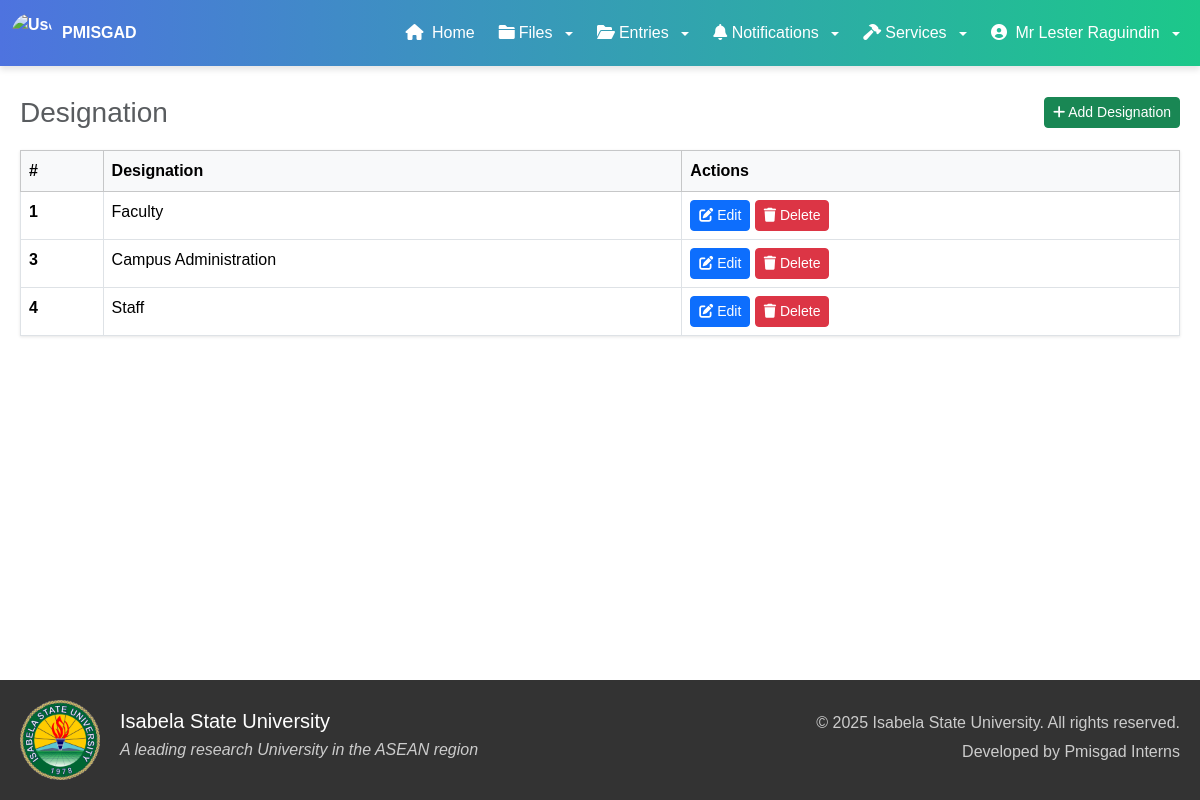
/admin/designation.php (signed in), run on the app's committed database.
### tables this page shows
CREATE TABLE `designation` (
  `designation_id` int(11) NOT NULL,
  `designation_name` varchar(50) NOT NULL
);

### admin/designation.php (the view, shortened to what this page needs)
<?php
include '../components/config.php';
?>
<!DOCTYPE html>
<html lang="en">
<head>
    <link href="https://cdnjs.cloudflare.com/ajax/libs/font-awesome/6.0.0-beta3/css/all.min.css" rel="stylesheet">
    <link href="https://cdnjs.cloudflare.com/ajax/libs/bootstrap/5.3.2/css/bootstrap.min.css" rel="stylesheet">
    <link rel="stylesheet" href="../styles/styles.css">
    <link rel="stylesheet" href="../styles/darkLight.css">
    <link rel="stylesheet" href="../styles/header_style.css">
</head>
<body>
    <?php include '../components/header_admin.php'; ?>
    <div class="container" style="margin-top: 30px;">
        <div class="header-section">
            <h3 class="card-title text-center text-muted">Designation</h3>
            <button class="btn btn-sm btn-success" data-bs-toggle="modal" data-bs-target="#addDesignationModal">
                <i class="fas fa-plus"></i> Add Designation
            </button>
        </div>
        <table class="table table-bordered table-hover">
            <thead class="table-light">
                <tr>
                    <th scope="col">#</th>
                    <th scope="col">Designation</th>
                    <th scope="col">Actions</th>
                </tr>
            </thead>
            <tbody>
                <?php
                $query = mysqli_query($con, "SELECT * FROM designation") or die(mysqli_error($con));
                if($query){
                    while($row = mysqli_fetch_assoc($query)){
                        echo '
                            <tr>
                                <th scope="row">'. $row['designation_id'] .'</th>
                                <td>'. $row['designation_name'] .'</td>
                                <td>
                                    <button class="btn btn-primary btn-sm edit-btn"
                                        data-bs-toggle="modal"
                                        data-bs-target="#editDesignationModal"
                                        data-id="'.$row['designation_id'].'"
                                        data-name="'.$row['designation_name'].'">
                                        <i class="fas fa-edit"></i> Edit
                                    </button>
                                    <form action="" method="POST" class="d-inline">
                                        <input type="hidden" name="delete_id" value="'.$row['designation_id'].'">
                                        <button type="submit" name="delete" class="btn btn-danger btn-sm" onclick="return confirm(\'Are you sure you want to delete this Data?\')">
                                            <i class="fas fa-trash"></i> Delete
                                        </button>
                                    </form>
                                </td>
                            </tr>
                        ';
                    }
                }
                ?>
            </tbody>
        </table>
    </div>
    <?php include '../components/footer.php'; ?>
</body>
</html>

### styles/styles.css (style rules this page uses)
body { font-family: 'Arial', sans-serif; }

### styles/darkLight.css (style rules this page uses)
body, .compliance-card, .p-4, .card { transition: background-color 0.5s ease-in-out, color 0.5s ease-in-out; }

### styles/header_style.css (style rules this page uses)
.header-section { display: flex; justify-content: space-between; align-items: center; margin-bottom: 20px; }
.table { box-shadow: 0 1px 3px rgba(0,0,0,0.1); }
.table thead { background-color: #f8f9fa; }
.btn { transition: all 0.3s ease; }

### components/footer.php (style rules this page uses)
body { display: flex; flex-direction: column; min-height: 100vh; margin: 0; }
.container { max-width: 1200px; margin: 0 auto; padding: 0 20px; }

### data on the page
designation: designation_id "1", designation_name "Faculty"
designation: designation_id "3", designation_name "Campus Administration"
designation: designation_id "4", designation_name "Staff"

### other printed values
$_SESSION['full_name'] "Mr Lester Raguindin"
